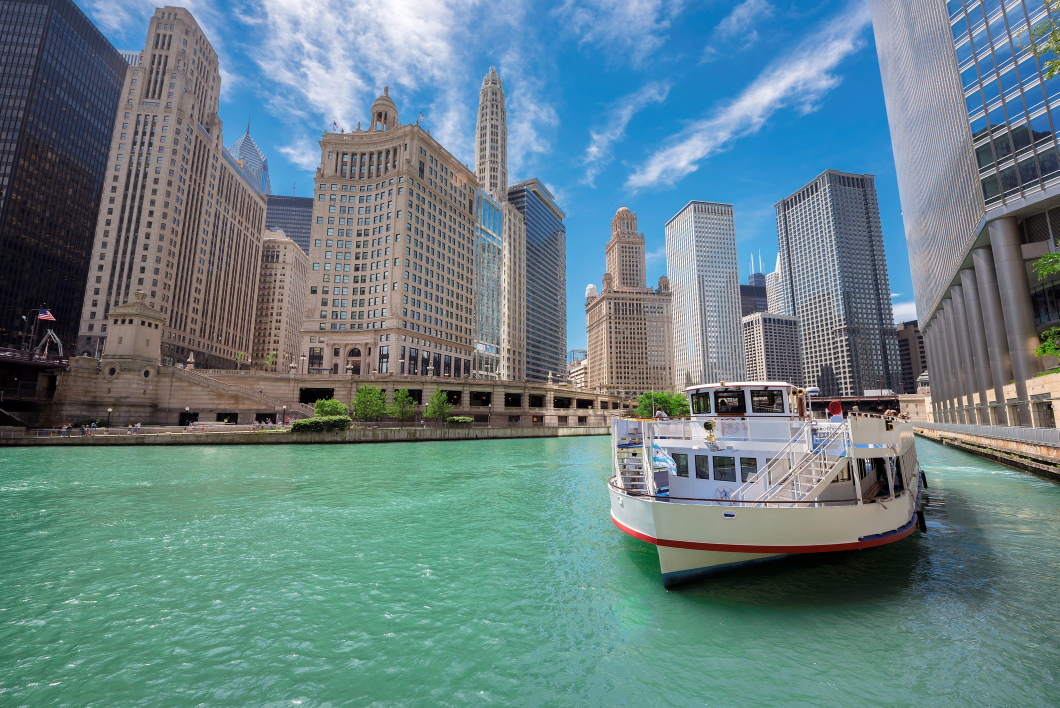
%> input picture images/input/chicago.jpg, 2119 x 1415 px (shown at 1/2 size)
$ octave addNoise.m   (GNU Octave 9; MATLAB toolbox functions it lacks are replaced by stand-ins)
%> lines starting %> are read from the running program, lines starting %| are printed output that depends on the picture
x = input('Enter image file name: ', 's');
%> the answer given: images/input/chicago.jpg
rgbImage = imread("images/input/" + x);
%> rgbImage is the input picture: size 1415x2119x3 uint8; mean R, G, B 102.5, 128.6, 132.8
compressedImage = imresize(rgbImage, 1/8);
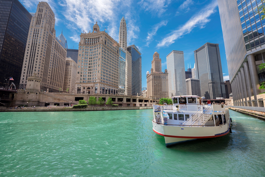
%> compressedImage: size 177x265x3 uint8; mean R, G, B 102.5, 128.6, 132.8
noisyRGB = imnoise(compressedImage,'salt & pepper', 0.02);
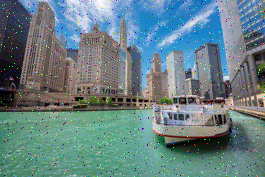
%> noisyRGB: size 177x265x3 uint8; mean R, G, B 103, 128.6, 132.5
imshow(noisyRGB)
imwrite(noisyRGB, strcat('images/noisy/noisy_', x), 'jpg');

$ run again, on images/input/original_richb.jpg
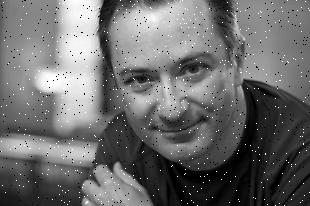
%> input picture images/input/original_richb.jpg, 310 x 206 px
%> rgbImage is the input picture: size 206x310x3 uint8; min 0, max 255, mean 108.7
%> `compressedImage = imresize(rgbImage, 1/8);`:
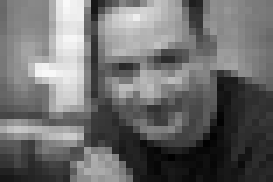
%> compressedImage: size 26x39x3 uint8 (shown 7 times larger); min 1, max 249, mean 108.8
%> `noisyRGB = imnoise(compressedImage,'salt & pepper', 0.02);`:
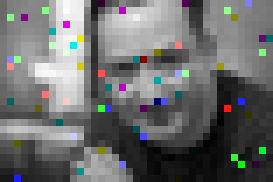
%> noisyRGB: size 26x39x3 uint8 (shown 7 times larger); mean R, G, B 108, 109.1, 109
